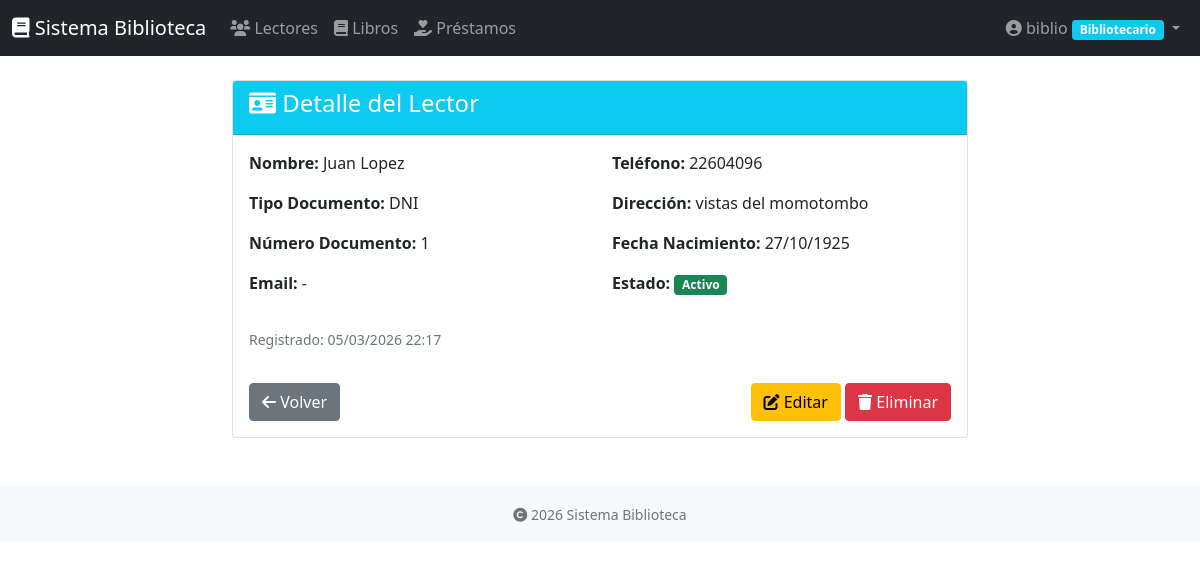
Page /lectores/2/ (signed in) on the committed database.
### usuarios/models.py (models this page shows, shortened)
class Perfil(models.Model):
    ROLES = (
        ('admin', 'Administrador'),
        ('bibliotecario', 'Bibliotecario'),
    )
    usuario = models.OneToOneField(User, on_delete=models.CASCADE, related_name='perfil')
    rol = models.CharField(max_length=20, choices=ROLES, default='bibliotecario')
    telefono = models.CharField(max_length=15, blank=True)
    direccion = models.TextField(blank=True)
    fecha_registro = models.DateTimeField(auto_now_add=True)

### lectores/models.py (models this page shows, shortened)
class Lector(models.Model):
    TIPO_DOCUMENTO = (
        ('dni', 'DNI'),
        ('pasaporte', 'Pasaporte'),
        ('carnet_extranjeria', 'Carnet de Extranjería'),
    )
    nombre = models.CharField(max_length=100)
    apellidos = models.CharField(max_length=100)
    tipo_documento = models.CharField(max_length=20, choices=TIPO_DOCUMENTO, default='dni')
    numero_documento = models.CharField(max_length=20, unique=True)
    email = models.EmailField(blank=True)
    telefono = models.CharField(max_length=15)
    direccion = models.TextField()
    fecha_nacimiento = models.DateField()
    fecha_registro = models.DateTimeField(auto_now_add=True)
    activo = models.BooleanField(default=True)
    observaciones = models.TextField(blank=True)
    class Meta:
        ordering = ['apellidos', 'nombre']
        verbose_name = 'Lector'
        verbose_name_plural = 'Lectores'

### lectores/views.py (the view)
# urls.py: path('<int:pk>/', views.detalle_lector, name='detalle_lector'),
@login_required
def detalle_lector(request, pk):
    lector = get_object_or_404(Lector, pk=pk)
    context = {'lector': lector}
    return render(request, 'lectores/detalle_lector.html', context)

### templates/lectores/detalle_lector.html (shortened to what this page needs)
{% extends 'base.html' %}
{% block content %}
<div class="row">
    <div class="col-md-8 mx-auto">
        <div class="card">
            <div class="card-header bg-info text-white">
                <h4><i class="fas fa-id-card"></i> Detalle del Lector</h4>
            </div>
            <div class="card-body">
                <div class="row">
                    <div class="col-md-6">
                        <p><strong>Nombre:</strong> {{ lector.nombre }} {{ lector.apellidos }}</p>
                        <p><strong>Tipo Documento:</strong> {{ lector.get_tipo_documento_display }}</p>
                        <p><strong>Número Documento:</strong> {{ lector.numero_documento }}</p>
                        <p><strong>Email:</strong> {{ lector.email|default:"-" }}</p>
                    </div>
                    <div class="col-md-6">
                        <p><strong>Teléfono:</strong> {{ lector.telefono }}</p>
                        <p><strong>Dirección:</strong> {{ lector.direccion }}</p>
                        <p><strong>Fecha Nacimiento:</strong> {{ lector.fecha_nacimiento|date:"d/m/Y" }}</p>
                        <p><strong>Estado:</strong>
                            {% if lector.activo %}
                            <span class="badge bg-success">Activo</span>
                            {% else %}
                            <span class="badge bg-danger">Inactivo</span>
                            {% endif %}
                        </p>
                    </div>
                </div>
                <div class="row mt-3">
                    <div class="col-12">
                        <p><small class="text-muted">Registrado: {{ lector.fecha_registro|date:"d/m/Y H:i" }}</small></p>
                    </div>
                </div>
                <div class="d-flex justify-content-between mt-3">
                    <a href="{% url 'lista_lectores' %}" class="btn btn-secondary">
                        <i class="fas fa-arrow-left"></i> Volver
                    </a>
                    <div>
                        {% if user.perfil.rol == 'bibliotecario' or user.perfil.rol == 'admin' %}
                        <a href="{% url 'editar_lector' lector.pk %}" class="btn btn-warning">
                            <i class="fas fa-edit"></i> Editar
                        </a>
                        <a href="{% url 'eliminar_lector' lector.pk %}" class="btn btn-danger">
                            <i class="fas fa-trash"></i> Eliminar
                        </a>
                        {% endif %}
                    </div>
                </div>
            </div>
        </div>
    </div>
</div>
{% endblock %}

### templates/base.html (shortened to what this page needs)
<!DOCTYPE html>
<html lang="es">
<head>
    <link href="https://cdn.jsdelivr.net/npm/bootstrap@5.1.3/dist/css/bootstrap.min.css" rel="stylesheet">
    <link rel="stylesheet" href="https://cdnjs.cloudflare.com/ajax/libs/font-awesome/6.0.0/css/all.min.css">
</head>
<body>
    <nav class="navbar navbar-expand-lg navbar-dark bg-dark">
        <div class="container-fluid">
            <a class="navbar-brand" href="{% url 'dashboard' %}">
                <i class="fas fa-book"></i> Sistema Biblioteca
            </a>
            {% if user.is_authenticated %}
            <div class="collapse navbar-collapse" id="navbarNav">
                <ul class="navbar-nav me-auto">
                    <li class="nav-item">
                        <a class="nav-link" href="{% url 'lista_lectores' %}">
                            <i class="fas fa-users"></i> Lectores
                        </a>
                    </li>
                    <li class="nav-item">
                        <a class="nav-link" href="{% url 'lista_libros' %}">
                            <i class="fas fa-book"></i> Libros
                        </a>
                    </li>
                    <li class="nav-item">
                        <a class="nav-link" href="{% url 'lista_prestamos' %}">
                            <i class="fas fa-hand-holding-heart"></i> Préstamos
                        </a>
                    </li>
                </ul>
                <ul class="navbar-nav">
                    <li class="nav-item dropdown">
                        <a class="nav-link dropdown-toggle" href="#" data-bs-toggle="dropdown">
                            <i class="fas fa-user-circle"></i>
                            {{ user.get_full_name|default:user.username }}
                            <span class="badge {% if user.perfil.rol == 'admin' %}bg-danger{% else %}bg-info{% endif %}">
                                {{ user.perfil.get_rol_display }}
                            </span>
                        </a>
                    </li>
                </ul>
            </div>
            {% endif %}
        </div>
    </nav>
    <main class="container mt-4">
        {% block content %}
        {% endblock %}
    </main>
    <footer class="bg-light text-center text-muted py-3 mt-5">
        <div class="container">
            <small>
                <i class="fas fa-copyright"></i> {% now "Y" %} Sistema Biblioteca
            </small>
        </div>
    </footer>
</body>
</html>

### rows in the picture
Lector: nombre "Juan", apellidos "Lopez", tipo_documento "DNI", numero_documento "1", email "-", telefono "22604096", direccion "vistas del momotombo", fecha_nacimiento "27/10/1925", fecha_registro "05/03/2026 22:17"

### other values in the picture
{{ user.get_full_name|default:user.username }} "biblio"
{{ user.perfil.get_rol_display }} "Bibliotecario"
